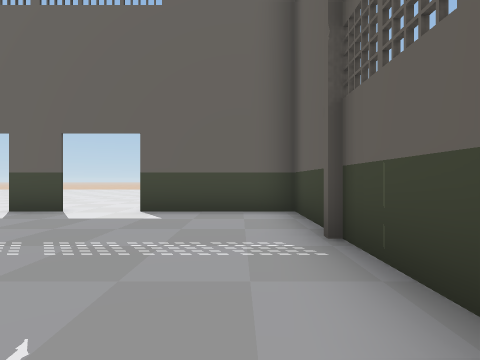
view 1 (above)

16 first-person views from a walk through a 3-D level made in the Unity game engine. The camera is 1.2 m above the floor, looks level and sees 80° across. Doors are open. The floor is counted in squares, 2 m on a side. Each view is taken from the middle of a square. On the plan, view 1 faces up. The plan holds only what a view shows up to about 9 squares ahead; the rest is blank. The place goes on beyond the plan. The player is left out. Some surface patterns are stand-ins.

view 2
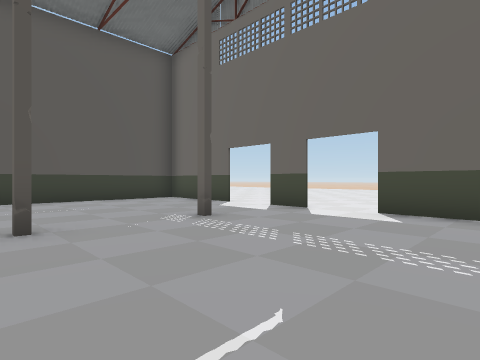

view 3
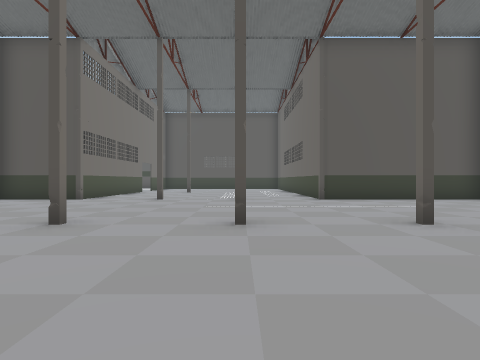

view 4
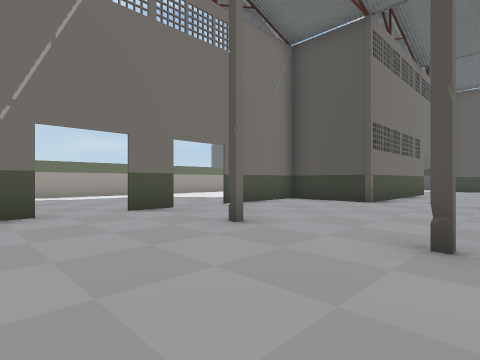

view 5
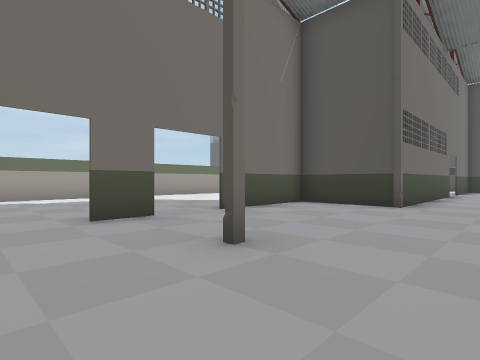

view 6
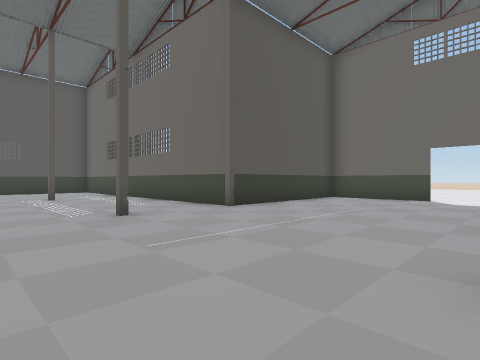

view 7
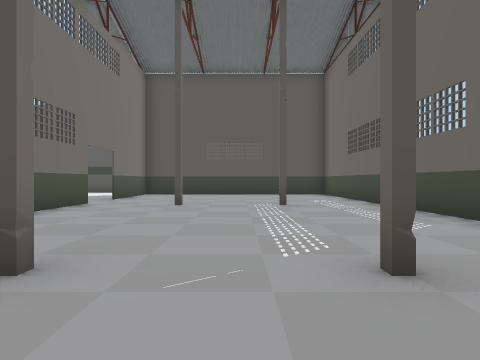

view 8
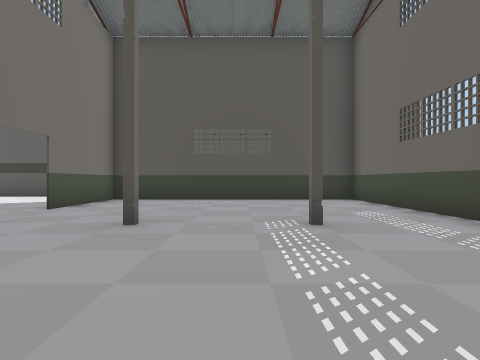

view 9
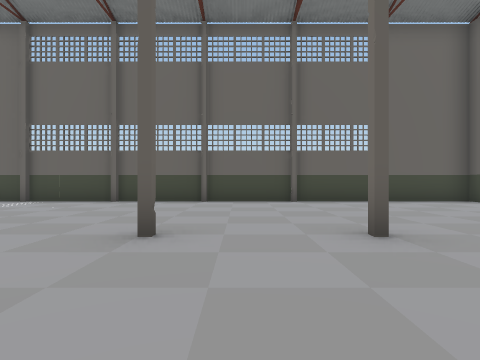

view 10
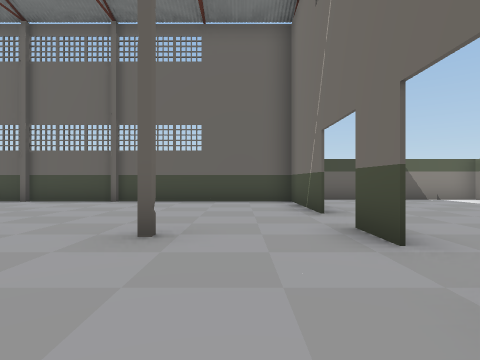

view 11
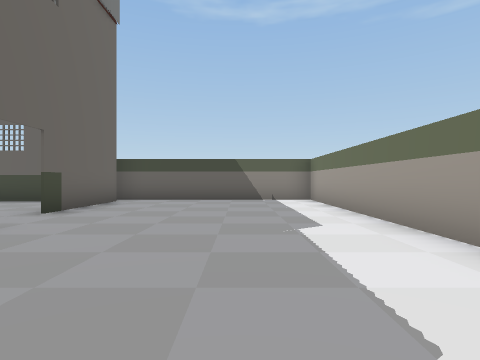

view 12
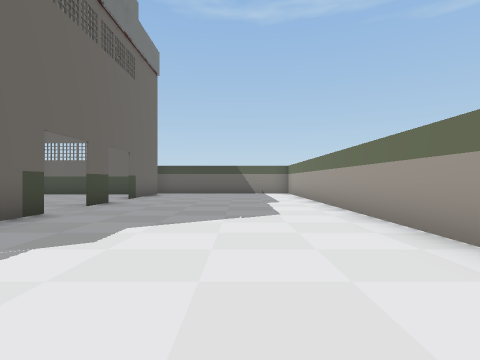

view 13
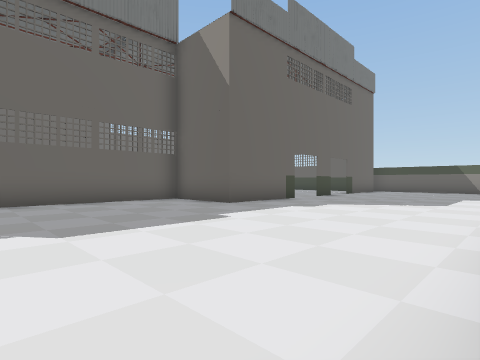

view 14
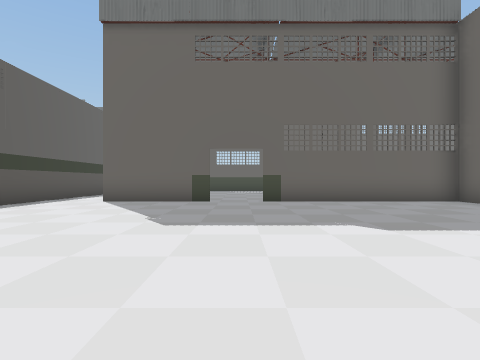

view 15
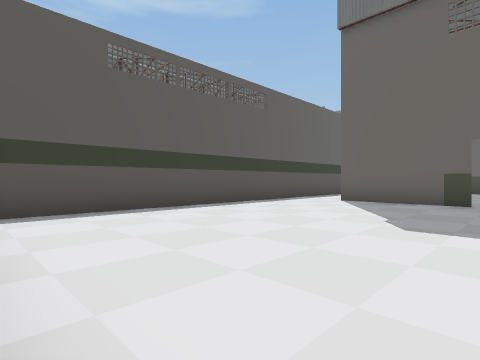

view 16
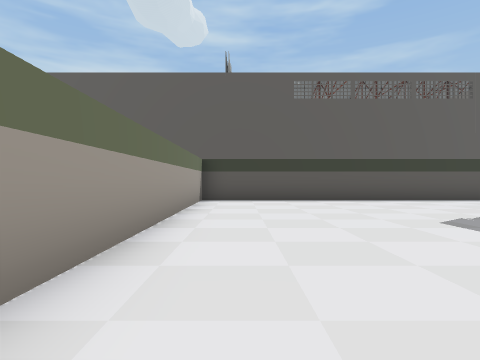

### Floor plan
Key: @ floor where view 1 was taken; # wall or solid block; . floor; D open door; O other object.
Columns run from 21 left of view 1 to 2 right of it. Each row starts with its distance up from view 1.
  9                 ...
  8                 ...
  7                .....
  6                DD.DD
  5             OOODD#DDOOO
  4             O.........O
  3             #....O....O
  2             #.........#
  1             O....O....O
  0   ###########........@O
 -1   #...................#
 -2   #....O....O....O....O
 -3   #...................#
 -4   #.........O.........#
 -5   #..............O....O
 -6 #.#...................#
 -7 #.####D#####O....O....O
 -8 #...........O.........O
 -9 #...........O..DD.DD..O#
-10 #............OODD#DDOOO#
-11 #......................#
-12 #......................#
-13 #......................#
-14 #......................#
-15 #......................#
-16 #########    ###########

Where each view was taken, in squares from view 1:
view 1: 0 up, 0 right, facing up
view 2: 0 up, 0 right, facing up-left
view 3: 2 down, 0 right, facing left
view 4: 4 down, 1 left, facing down-left
view 5: 5 down, 2 left, facing down-left
view 6: 4 down, 4 left, facing up-left
view 7: 3 down, 7 left, facing left
view 8: 3 down, 10 left, facing left
view 9: 3 down, 7 left, facing right
view 10: 8 down, 7 left, facing right
view 11: 13 down, 7 left, facing right
view 12: 13 down, 11 left, facing right
view 13: 15 down, 14 left, facing up-right
view 14: 15 down, 15 left, facing up
view 15: 15 down, 15 left, facing up-left
view 16: 14 down, 12 left, facing left
